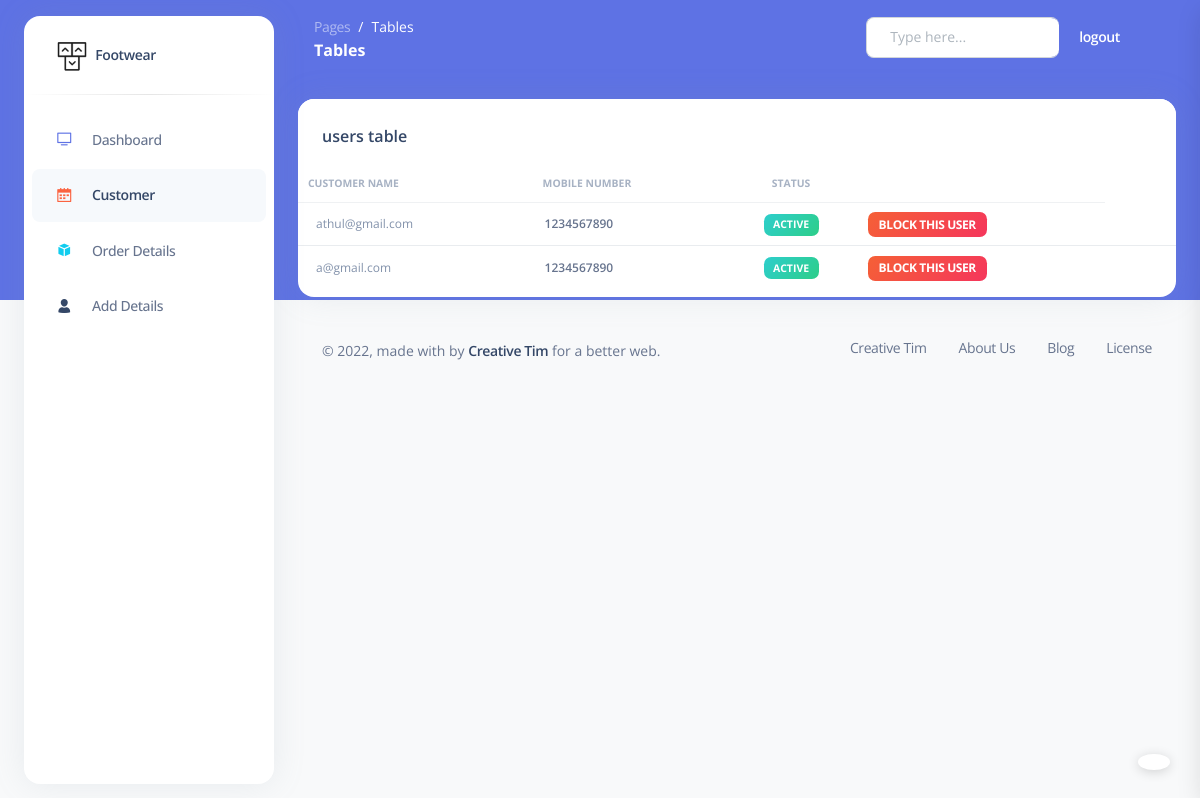
The page /myadmin/customer/ (signed in) on the database as committed earlier.
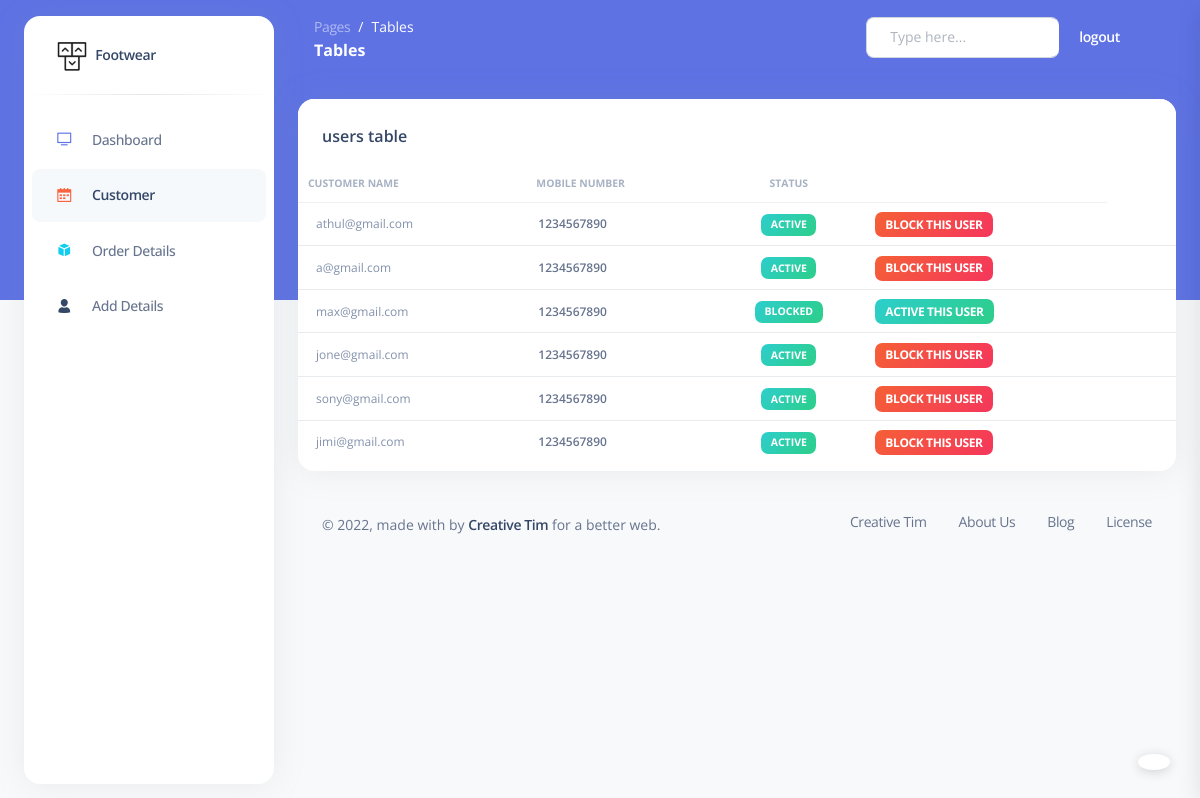
The same page on the database as committed later.
### Account/models.py (models this page shows, shortened)
class Account(AbstractBaseUser):
    username = models.CharField(max_length=255)
    email = models.CharField(max_length=255, unique=True)
    mobile =  models.CharField(max_length=10,null=True,blank=True)
    is_staff      = models.BooleanField(default=False)
    is_active     = models.BooleanField(default=True)
    is_admin      = models.BooleanField(default=False)
    is_superadmin = models.BooleanField(default=False)
    USERNAME_FIELD = 'email'
    REQUIRED_FIELDS = ['username','mobile']
    objects = UserManager()

### superadmin/views.py (the view)
# urls.py: path('customer/',views.customer,name="customer"),
@login_required(login_url='admin_signin')
def customer(request):
    users = Account.objects.all()
    context = {"users": users}
    return render(request, "admin/customer.html", context)

### templates/admin/customer.html (shortened to what this page needs)
<!DOCTYPE html>
<html lang="en">
{% load static %}
<head>
  <link href="{% static 'assets/css/nucleo-icons.css'%}" rel="stylesheet" />
  <link href="{% static 'assets/css/nucleo-svg.css'%}" rel="stylesheet" />
  <link href="{% static 'assets/css/nucleo-svg.css'%}" rel="stylesheet" />
  <link id="pagestyle" href="{% static 'assets/css/argon-dashboard.css'%}" rel="stylesheet" />
  <link rel="stylesheet" type="text/css" href="https://cdn.datatables.net/1.12.0/css/jquery.dataTables.min.css">
</head>
<body class="g-sidenav-show   bg-gray-100">
  <aside class="sidenav bg-white navbar navbar-vertical navbar-expand-xs border-0 border-radius-xl my-3 fixed-start ms-4 " id="sidenav-main">
    <div class="sidenav-header">
      <a class="navbar-brand m-0" href=" https://demos.creative-tim.com/argon-dashboard/pages/dashboard.html " target="_blank">
        <img src="{% static 'assets/img/logo-ct-dark.png'%}" class="navbar-brand-img h-100" alt="main_logo">
        <span class="ms-1 font-weight-bold">Footwear</span>
      </a>
    </div>
    <hr class="horizontal dark mt-0">
    <div class="collapse navbar-collapse  w-auto " id="sidenav-collapse-main">
      <ul class="navbar-nav">
        <li class="nav-item">
          <a class="nav-link " href="{% url 'admin_home' %}">
            <div class="icon icon-shape icon-sm border-radius-md text-center me-2 d-flex align-items-center justify-content-center">
              <i class="ni ni-tv-2 text-primary text-sm opacity-10"></i>
            </div>
            <span class="nav-link-text ms-1">Dashboard</span>
          </a>
        </li>
        <li class="nav-item">
          <a class="nav-link active" href="{% url 'customer' %}">
            <div class="icon icon-shape icon-sm border-radius-md text-center me-2 d-flex align-items-center justify-content-center">
              <i class="ni ni-calendar-grid-58 text-warning text-sm opacity-10"></i>
            </div>
            <span class="nav-link-text ms-1">Customer</span>
          </a>
        </li>
        <li class="nav-item">
          <a class="nav-link " href="{% url 'order_details' %}">
            <div class="icon icon-shape icon-sm border-radius-md text-center me-2 d-flex align-items-center justify-content-center">
              <i class="ni ni-app text-info text-sm opacity-10"></i>
            </div>
            <span class="nav-link-text ms-1">Order Details</span>
          </a>
        </li>
        <li class="nav-item">
          <a class="nav-link " href="{% url 'add_department' %}">
            <div class="icon icon-shape icon-sm border-radius-md text-center me-2 d-flex align-items-center justify-content-center">
              <i class="ni ni-single-02 text-dark text-sm opacity-10"></i>
            </div>
            <span class="nav-link-text ms-1">Add Details</span>
          </a>
        </li>
      </ul>
  </aside>
  <main class="main-content position-relative border-radius-lg ">
    <nav class="navbar navbar-main navbar-expand-lg px-0 mx-4 shadow-none border-radius-xl " id="navbarBlur" data-scroll="false">
      <div class="container-fluid py-1 px-3">
        <nav aria-label="breadcrumb">
          <ol class="breadcrumb bg-transparent mb-0 pb-0 pt-1 px-0 me-sm-6 me-5">
            <li class="breadcrumb-item text-sm"><a class="opacity-5 text-white" href="javascript:;">Pages</a></li>
            <li class="breadcrumb-item text-sm text-white active" aria-current="page">Tables</li>
          </ol>
          <h6 class="font-weight-bolder text-white mb-0">Tables</h6>
        </nav>
        <div class="collapse navbar-collapse mt-sm-0 mt-2 me-md-0 me-sm-4" id="navbar">
          <div class="ms-md-auto pe-md-3 d-flex align-items-center">
            <div class="input-group">
              <span class="input-group-text text-body"></span>
              <input type="text" class="form-control" placeholder="Type here...">
            </div>
          </div>
          <ul class="navbar-nav  justify-content-end">
            <li class="nav-item d-flex align-items-center">
              <a href="{% url 'admin_logout' %}" class="nav-link text-white font-weight-bold px-0">
                <span class="d-sm-inline d-none">logout</span>
              </a>
            </li>
            <li class="nav-item px-3 d-flex align-items-center">
            </li>
            <li class="nav-item dropdown pe-2 d-flex align-items-center">
            </li>
          </ul>
        </div>
      </div>
    </nav>
    <div class="container-fluid py-4">
      <div class="row">
        <div class="col-12">
          <div class="card mb-4">
            <div class="card-header pb-0">
              <h6>users table</h6>
            </div>
            <div class="card-body px-0 pt-0 pb-2">
              <div class="table-responsive p-0">
                <table id="text-id" class="table align-items-center mb-0">
                  <thead>
                    <tr>
                      <th class="text-uppercase text-secondary text-xxs font-weight-bolder opacity-7">Customer name</th>
                      <th class="text-uppercase text-secondary text-xxs font-weight-bolder opacity-7 ps-2">Mobile number</th>
                      <th class="text-center text-uppercase text-secondary text-xxs font-weight-bolder opacity-7">Status</th>
                      <th class="text-secondary opacity-7"></th>
                    </tr>
                  </thead>
                  <tbody>
                    {% for Account in users  %}
                    <tr>
                      <td>
                        <div class="d-flex px-2 py-1">
                          <div class="d-flex flex-column justify-content-center">
                            <p class="text-xs text-secondary mb-0">{{Account.email}}</p>
                          </div>
                        </div>
                      </td>
                      <td>
                        <p class="text-xs font-weight-bold mb-0">{{Account.mobile}}</p>
                      </td>
                      {% if Account.is_active %}
                      <td class="align-middle text-center text-sm">
                        <span class="badge badge-sm bg-gradient-success">Active</span>
                      </td>
                      {% else %}
                      <td class="align-middle text-center text-sm">
                        <span class="badge badge-sm bg-gradient-success">BLOCKED</span>
                      </td>
                      {% endif %}
                      <td class="align-middle">
                        {% if Account.is_active %}
                        <a href="{% url 'customer_pickoff' Account.id %}" class="badge badge-sm bg-gradient-danger">block this user</a>
                        {% else %}
                        <a href="{% url 'customer_pickoff' Account.id %}" class="badge badge-sm bg-gradient-success">active this user</a>
                        {% endif %}
                      </td>
                      <td class="align-middle text-center">
                      </td>
                      <td class="align-middle">
                      </td>
                    </tr>
                    {%endfor%}
            <div class="card-body px-0 pt-0 pb-2">
            </div>
          </div>
        </div>
      </div>
      <footer class="footer pt-3  ">
        <div class="container-fluid">
          <div class="row align-items-center justify-content-lg-between">
            <div class="col-lg-6 mb-lg-0 mb-4">
              <div class="copyright text-center text-sm text-muted text-lg-start">
                © ,
                made with  by
                <a href="https://www.creative-tim.com" class="font-weight-bold" target="_blank">Creative Tim</a>
                for a better web.
              </div>
            </div>
            <div class="col-lg-6">
              <ul class="nav nav-footer justify-content-center justify-content-lg-end">
                <li class="nav-item">
                  <a href="https://www.creative-tim.com" class="nav-link text-muted" target="_blank">Creative Tim</a>
                </li>
                <li class="nav-item">
                  <a href="https://www.creative-tim.com/presentation" class="nav-link text-muted" target="_blank">About Us</a>
                </li>
                <li class="nav-item">
                  <a href="https://www.creative-tim.com/blog" class="nav-link text-muted" target="_blank">Blog</a>
                </li>
                <li class="nav-item">
                  <a href="https://www.creative-tim.com/license" class="nav-link pe-0 text-muted" target="_blank">License</a>
                </li>
              </ul>
            </div>
          </div>
        </div>
      </footer>
    </div>
  </main>
  <div class="fixed-plugin">
    <a class="fixed-plugin-button text-dark position-fixed px-3 py-2">
    </a>
  </div>
</body>
</html>

### static/assets/css/nucleo-svg.css (style rules this page uses)
.icon { display: inline-block; color: #111111; height: 1em; width: 1em; }
.icon-sm { height: 0.8em; width: 0.8em; }
.icon { fill: currentColor; stroke: none; }

Rows that differ between the two databases and show on the page:
added Account: email "max@gmail.com", mobile "1234567890", is_active "BLOCKED"
added Account: email "jone@gmail.com", mobile "1234567890", is_active "ACTIVE"
added Account: email "sony@gmail.com", mobile "1234567890", is_active "ACTIVE"
added Account: email "jimi@gmail.com", mobile "1234567890", is_active "ACTIVE"
